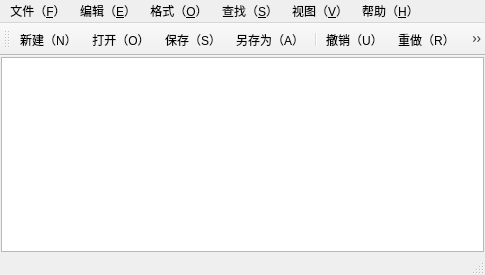
<?xml version="1.0" encoding="UTF-8"?>
<ui version="4.0">
 <class>MainWindow</class>
 <widget class="QMainWindow" name="MainWindow">
  <property name="geometry">
   <rect>
    <x>0</x>
    <y>0</y>
    <width>485</width>
    <height>275</height>
   </rect>
  </property>
  <property name="windowTitle">
   <string>MainWindow</string>
  </property>
  <widget class="QWidget" name="centralwidget">
   <layout class="QVBoxLayout" name="verticalLayout">
    <property name="spacing">
     <number>0</number>
    </property>
    <property name="leftMargin">
     <number>1</number>
    </property>
    <property name="topMargin">
     <number>1</number>
    </property>
    <property name="rightMargin">
     <number>1</number>
    </property>
    <property name="bottomMargin">
     <number>1</number>
    </property>
    <item>
     <widget class="QPlainTextEdit" name="textEdit"/>
    </item>
   </layout>
  </widget>
  <widget class="QMenuBar" name="menubar">
   <property name="geometry">
    <rect>
     <x>0</x>
     <y>0</y>
     <width>485</width>
     <height>18</height>
    </rect>
   </property>
   <widget class="QMenu" name="menuFile">
    <property name="title">
     <string>文件（&amp;F）</string>
    </property>
    <addaction name="actionNew"/>
    <addaction name="actionOpen"/>
    <addaction name="actionSave"/>
    <addaction name="actionSaveAs"/>
    <addaction name="separator"/>
    <addaction name="actionExit"/>
   </widget>
   <widget class="QMenu" name="menuEdit">
    <property name="title">
     <string>编辑（&amp;E）</string>
    </property>
    <addaction name="actionUndo"/>
    <addaction name="actionRedo"/>
    <addaction name="separator"/>
    <addaction name="actionCut"/>
    <addaction name="actionCopy"/>
    <addaction name="actionPaste"/>
    <addaction name="separator"/>
    <addaction name="actionSelectAll"/>
   </widget>
   <widget class="QMenu" name="menuFormat">
    <property name="title">
     <string>格式（&amp;O）</string>
    </property>
    <addaction name="actionFont"/>
    <addaction name="actionTextColor"/>
    <addaction name="actionBackgroundColor"/>
    <addaction name="separator"/>
    <addaction name="actionWrapLine"/>
    <addaction name="actionLineNumber"/>
   </widget>
   <widget class="QMenu" name="menuSearch">
    <property name="title">
     <string>查找（&amp;S）</string>
    </property>
    <addaction name="actionFind"/>
    <addaction name="actionReplace"/>
   </widget>
   <widget class="QMenu" name="menuView">
    <property name="title">
     <string>视图（&amp;V）</string>
    </property>
    <addaction name="actionToolBar"/>
    <addaction name="actionStatusBar"/>
   </widget>
   <widget class="QMenu" name="menuHelp">
    <property name="title">
     <string>帮助（&amp;H）</string>
    </property>
    <addaction name="actionAbout"/>
   </widget>
   <addaction name="menuFile"/>
   <addaction name="menuEdit"/>
   <addaction name="menuFormat"/>
   <addaction name="menuSearch"/>
   <addaction name="menuView"/>
   <addaction name="menuHelp"/>
  </widget>
  <widget class="QStatusBar" name="statusbar"/>
  <widget class="QToolBar" name="toolBar">
   <property name="windowTitle">
    <string>toolBar</string>
   </property>
   <attribute name="toolBarArea">
    <enum>TopToolBarArea</enum>
   </attribute>
   <attribute name="toolBarBreak">
    <bool>false</bool>
   </attribute>
   <addaction name="actionNew"/>
   <addaction name="actionOpen"/>
   <addaction name="actionSave"/>
   <addaction name="actionSaveAs"/>
   <addaction name="separator"/>
   <addaction name="actionUndo"/>
   <addaction name="actionRedo"/>
   <addaction name="separator"/>
   <addaction name="actionCut"/>
   <addaction name="actionCopy"/>
   <addaction name="actionPaste"/>
   <addaction name="separator"/>
   <addaction name="actionFont"/>
   <addaction name="actionTextColor"/>
   <addaction name="actionWrapLine"/>
   <addaction name="separator"/>
   <addaction name="actionFind"/>
   <addaction name="actionReplace"/>
  </widget>
  <action name="actionNew">
   <property name="icon">
    <iconset resource="res_notepad.qrc">
     <normaloff>:/img/new.png</normaloff>:/img/new.png</iconset>
   </property>
   <property name="text">
    <string>新建（&amp;N）</string>
   </property>
   <property name="toolTip">
    <string>新建</string>
   </property>
   <property name="shortcut">
    <string>Ctrl+N</string>
   </property>
   <property name="menuRole">
    <enum>QAction::NoRole</enum>
   </property>
  </action>
  <action name="actionOpen">
   <property name="icon">
    <iconset resource="res_notepad.qrc">
     <normaloff>:/img/open.png</normaloff>:/img/open.png</iconset>
   </property>
   <property name="text">
    <string>打开（&amp;O）</string>
   </property>
   <property name="toolTip">
    <string>打开文件</string>
   </property>
   <property name="shortcut">
    <string>Ctrl+O</string>
   </property>
   <property name="menuRole">
    <enum>QAction::NoRole</enum>
   </property>
  </action>
  <action name="actionSave">
   <property name="icon">
    <iconset resource="res_notepad.qrc">
     <normaloff>:/img/save.png</normaloff>:/img/save.png</iconset>
   </property>
   <property name="text">
    <string>保存（&amp;S）</string>
   </property>
   <property name="toolTip">
    <string>保存文件</string>
   </property>
   <property name="shortcut">
    <string>Ctrl+S</string>
   </property>
   <property name="menuRole">
    <enum>QAction::NoRole</enum>
   </property>
  </action>
  <action name="actionSaveAs">
   <property name="icon">
    <iconset resource="res_notepad.qrc">
     <normaloff>:/img/save-as.png</normaloff>:/img/save-as.png</iconset>
   </property>
   <property name="text">
    <string>另存为（&amp;A）</string>
   </property>
   <property name="toolTip">
    <string>文件另存为</string>
   </property>
   <property name="shortcut">
    <string>Ctrl+Shift+S</string>
   </property>
   <property name="menuRole">
    <enum>QAction::NoRole</enum>
   </property>
  </action>
  <action name="actionExit">
   <property name="icon">
    <iconset resource="res_notepad.qrc">
     <normaloff>:/img/exit.png</normaloff>:/img/exit.png</iconset>
   </property>
   <property name="text">
    <string>退出（&amp;X）</string>
   </property>
   <property name="toolTip">
    <string>退出程序</string>
   </property>
   <property name="menuRole">
    <enum>QAction::NoRole</enum>
   </property>
  </action>
  <action name="actionUndo">
   <property name="icon">
    <iconset resource="res_notepad.qrc">
     <normaloff>:/img/undo.png</normaloff>:/img/undo.png</iconset>
   </property>
   <property name="text">
    <string>撤销（&amp;U）</string>
   </property>
   <property name="toolTip">
    <string>撤销</string>
   </property>
   <property name="shortcut">
    <string>Ctrl+Z</string>
   </property>
   <property name="menuRole">
    <enum>QAction::NoRole</enum>
   </property>
  </action>
  <action name="actionRedo">
   <property name="icon">
    <iconset resource="res_notepad.qrc">
     <normaloff>:/img/redo.png</normaloff>:/img/redo.png</iconset>
   </property>
   <property name="text">
    <string>重做（&amp;R）</string>
   </property>
   <property name="toolTip">
    <string>重做</string>
   </property>
   <property name="shortcut">
    <string>Ctrl+Y</string>
   </property>
   <property name="menuRole">
    <enum>QAction::NoRole</enum>
   </property>
  </action>
  <action name="actionCut">
   <property name="icon">
    <iconset resource="res_notepad.qrc">
     <normaloff>:/img/cut.png</normaloff>:/img/cut.png</iconset>
   </property>
   <property name="text">
    <string>剪切（&amp;T）</string>
   </property>
   <property name="toolTip">
    <string>剪切选中内容</string>
   </property>
   <property name="shortcut">
    <string>Ctrl+X</string>
   </property>
   <property name="menuRole">
    <enum>QAction::NoRole</enum>
   </property>
  </action>
  <action name="actionCopy">
   <property name="icon">
    <iconset resource="res_notepad.qrc">
     <normaloff>:/img/copy.png</normaloff>:/img/copy.png</iconset>
   </property>
   <property name="text">
    <string>复制（&amp;C）</string>
   </property>
   <property name="toolTip">
    <string>复制选中内容</string>
   </property>
   <property name="shortcut">
    <string>Ctrl+C</string>
   </property>
   <property name="menuRole">
    <enum>QAction::NoRole</enum>
   </property>
  </action>
  <action name="actionPaste">
   <property name="icon">
    <iconset resource="res_notepad.qrc">
     <normaloff>:/img/paste.png</normaloff>:/img/paste.png</iconset>
   </property>
   <property name="text">
    <string>粘贴（&amp;P）</string>
   </property>
   <property name="toolTip">
    <string>粘贴剪贴板内容</string>
   </property>
   <property name="shortcut">
    <string>Ctrl+V</string>
   </property>
   <property name="menuRole">
    <enum>QAction::NoRole</enum>
   </property>
  </action>
  <action name="actionSelectAll">
   <property name="icon">
    <iconset resource="res_notepad.qrc">
     <normaloff>:/img/select-all.png</normaloff>:/img/select-all.png</iconset>
   </property>
   <property name="text">
    <string>全选（&amp;L）</string>
   </property>
   <property name="toolTip">
    <string>全选</string>
   </property>
   <property name="shortcut">
    <string>Ctrl+A</string>
   </property>
   <property name="menuRole">
    <enum>QAction::NoRole</enum>
   </property>
  </action>
  <action name="actionFont">
   <property name="icon">
    <iconset resource="res_notepad.qrc">
     <normaloff>:/img/font.png</normaloff>:/img/font.png</iconset>
   </property>
   <property name="text">
    <string>字体（&amp;F）</string>
   </property>
   <property name="toolTip">
    <string>设置字体和字号</string>
   </property>
   <property name="menuRole">
    <enum>QAction::NoRole</enum>
   </property>
  </action>
  <action name="actionTextColor">
   <property name="icon">
    <iconset resource="res_notepad.qrc">
     <normaloff>:/img/text-color.png</normaloff>:/img/text-color.png</iconset>
   </property>
   <property name="text">
    <string>字体颜色（&amp;C）</string>
   </property>
   <property name="toolTip">
    <string>设置字体颜色</string>
   </property>
   <property name="menuRole">
    <enum>QAction::NoRole</enum>
   </property>
  </action>
  <action name="actionBackgroundColor">
   <property name="icon">
    <iconset resource="res_notepad.qrc">
     <normaloff>:/img/background-color.png</normaloff>:/img/background-color.png</iconset>
   </property>
   <property name="text">
    <string>背景颜色（&amp;B）</string>
   </property>
   <property name="toolTip">
    <string>设置编辑器背景颜色</string>
   </property>
   <property name="menuRole">
    <enum>QAction::NoRole</enum>
   </property>
  </action>
  <action name="actionWrapLine">
   <property name="checkable">
    <bool>true</bool>
   </property>
   <property name="icon">
    <iconset resource="res_notepad.qrc">
     <normaloff>:/img/wrap.png</normaloff>:/img/wrap.png</iconset>
   </property>
   <property name="text">
    <string>自动换行（&amp;W）</string>
   </property>
   <property name="toolTip">
    <string>打开或关闭自动换行</string>
   </property>
   <property name="menuRole">
    <enum>QAction::NoRole</enum>
   </property>
  </action>
  <action name="actionLineNumber">
   <property name="checkable">
    <bool>true</bool>
   </property>
   <property name="icon">
    <iconset resource="res_notepad.qrc">
     <normaloff>:/img/line-numbers.png</normaloff>:/img/line-numbers.png</iconset>
   </property>
   <property name="text">
    <string>显示行号（&amp;L）</string>
   </property>
   <property name="toolTip">
    <string>显示或隐藏行号</string>
   </property>
   <property name="menuRole">
    <enum>QAction::NoRole</enum>
   </property>
  </action>
  <action name="actionFind">
   <property name="icon">
    <iconset resource="res_notepad.qrc">
     <normaloff>:/img/find.png</normaloff>:/img/find.png</iconset>
   </property>
   <property name="text">
    <string>查找（&amp;F）</string>
   </property>
   <property name="toolTip">
    <string>查找文本</string>
   </property>
   <property name="shortcut">
    <string>Ctrl+F</string>
   </property>
   <property name="menuRole">
    <enum>QAction::NoRole</enum>
   </property>
  </action>
  <action name="actionReplace">
   <property name="icon">
    <iconset resource="res_notepad.qrc">
     <normaloff>:/img/replace.png</normaloff>:/img/replace.png</iconset>
   </property>
   <property name="text">
    <string>替换（&amp;R）</string>
   </property>
   <property name="toolTip">
    <string>查找并替换文本</string>
   </property>
   <property name="shortcut">
    <string>Ctrl+H</string>
   </property>
   <property name="menuRole">
    <enum>QAction::NoRole</enum>
   </property>
  </action>
  <action name="actionToolBar">
   <property name="checkable">
    <bool>true</bool>
   </property>
   <property name="checked">
    <bool>true</bool>
   </property>
   <property name="icon">
    <iconset resource="res_notepad.qrc">
     <normaloff>:/img/toolbar.png</normaloff>:/img/toolbar.png</iconset>
   </property>
   <property name="text">
    <string>工具栏（&amp;T）</string>
   </property>
   <property name="toolTip">
    <string>显示或隐藏工具栏</string>
   </property>
   <property name="menuRole">
    <enum>QAction::NoRole</enum>
   </property>
  </action>
  <action name="actionStatusBar">
   <property name="checkable">
    <bool>true</bool>
   </property>
   <property name="checked">
    <bool>true</bool>
   </property>
   <property name="icon">
    <iconset resource="res_notepad.qrc">
     <normaloff>:/img/statusbar.png</normaloff>:/img/statusbar.png</iconset>
   </property>
   <property name="text">
    <string>状态栏（&amp;S）</string>
   </property>
   <property name="toolTip">
    <string>显示或隐藏状态栏</string>
   </property>
   <property name="menuRole">
    <enum>QAction::NoRole</enum>
   </property>
  </action>
  <action name="actionAbout">
   <property name="icon">
    <iconset resource="res_notepad.qrc">
     <normaloff>:/img/about.png</normaloff>:/img/about.png</iconset>
   </property>
   <property name="text">
    <string>关于（&amp;A）</string>
   </property>
   <property name="toolTip">
    <string>关于本程序</string>
   </property>
   <property name="menuRole">
    <enum>QAction::NoRole</enum>
   </property>
  </action>
 </widget>
 <resources>
  <include location="res_notepad.qrc"/>
 </resources>
 <connections/>
</ui>
